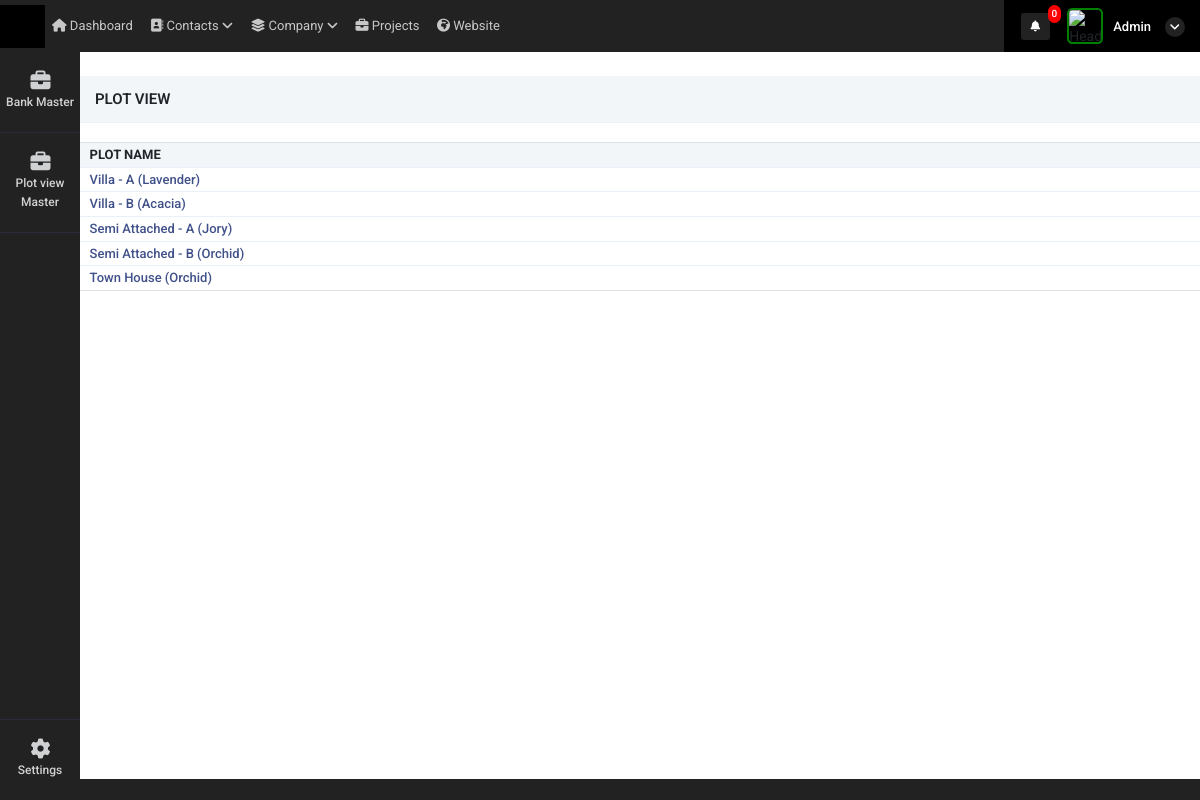
The app's page /plot_view_master (signed in) with its own data.
### super_admin/models.py (models this page shows)
class common(models.Model):  # COMM0N
    dt = models.DateField(auto_now=True)
    tm = models.TimeField(auto_now=True)
    updated = models.DateTimeField(default=timezone.now)
    status = models.CharField(max_length=255, null=True)
    class Meta:
        abstract = True

class plot_view_master(common):
    unit_type = models.CharField(max_length=255,null=True)

### super_admin/views.py (the view)
# urls.py: path('plot_view_master',views.plot_view_master_method,name='plot_view_master'),
def plot_view_master_method(request):
    data = plot_view_master.objects.all()
    context = {
        'data':data,
        'bank_nav':1
    }
    return render(request,'super_admin/plot_view_master.html',context)

### super_admin/templatetags/notification.py (called while the page is built, shortened)
@register.filter(name='get_notifications')
def get_notifications(value,args):
    user_dat = User.objects.get(id=value.id)
    st = user_dat.is_superuser
    data_count = ''
    if st == True:
        data_count = user_request_plot.objects.filter(read_status=0).count()
    return data_count

@register.filter(name='get_loginUsernameImage')
def get_loginUsernameImage(value,args):
    user_dat = User.objects.get(id=value.id)
    st = user_dat.is_superuser
    image_url = ''
    if st == True:
        image_url = 'http://10.10.10.119:8000/static/adminicon.jpg'
    else:
        user_data = user_Details.objects.get(auth_user=value.id)
        if user_data.atatchment == '':
            image_url = 'http://10.10.10.119:8000/static/adminicon.jpg'
        else:
            image_url ='../media/'+str(user_data.atatchment)
    return image_url

### super_admin/templates/super_admin/plot_view_master.html (shortened to what this page needs)
{% extends "super_admin/base10.html" %}
{% block content %}
{% load static %}
<div class="container-fluid mt-4 px-0">
    <div class="row">
        <div class="col-12 buttns">
            <h5>Plot View</h5>
        </div>
    </div>
    <div class="tab-content contnt" id="demo_result_employee">
        <div class="tab-pane active" id="home1" role="tabpanel">
            <div class="d-flex align-items-center justify-content-between px-2">
                <div class="col-md-4 px-0">
                </div>
            </div>
            <div class="tab-content">
                <div class="tab-pane active" id="ho" role="tabpanel">
                    <div class="table-responsive mb-1  mt-2">
                        <table class="table table-nowrap align-middle user_table" id="orderTable">
                            <thead class="table-light">
                                <tr class="text-uppercase">
                                    <th class="sort" data-sort="Bank-name">
                                        Plot Name</th>
                                </tr>
                            </thead>
                            <tbody class="list form-check-all append_search_result">
                                {% for i in data %}
                                <tr onclick="window.location='bank_detail_edit?id={{i.id}}'">
                                    <td class="id"><a href="plot_view_details?id={{i.id}}"
                                            class="fw-medium link-primary">{{i.unit_type}}</a>
                                    </td>
                                </tr>
                                {% endfor %}
                            </tbody>
                        </table>
                    </div>
                </div>
            </div>
        </div>
    </div>
</div>
{% endblock %}

### super_admin/templates/super_admin/base10.html (shortened to what this page needs)
<!doctype html>
<html lang="en">
    {% load static %}
    {% load notification %}
<head>
    <link rel="stylesheet" href="{% static 'admin/css/morris.css' %}">
    <link href="{% static 'admin/css/bootstrap.min.css' %}" rel="stylesheet" type="text/css" />
    <link href="{% static 'admin/css/icons.css' %}" rel="stylesheet" type="text/css" />
    <link href="{% static 'admin/css/style.css' %}" rel="stylesheet" type="text/css" />
</head>
<body class="">
    <div id="wrapper">
        <div class="left side-menu">
            <div class="slimscroll-menu" id="remove-scroll">
                <div id="sidebar-menu" class="sidaber_menu">
                    <ul class="" id="side-menu">
                        {% if bank_nav == 1 %}
                        <li>    <a href="bank_master" class="splnav"> <i class="fas fa-briefcase"></i>        <p>Bank Master</p>    </a></li>
                        <li>    <a href="plot_view_master" class="splnav"> <i class="fas fa-briefcase"></i>        <p>Plot view Master</p>    </a></li>
                                                {% endif %}
                                                <li class="bootm_toggle_settings_button ">
                                                    <a class="splnav bdr_btmnone_nav" href="profile"> <i class="fa fa-cog"></i>
                                                        <p>Settings</p>
                                                    </a>
                                                </li>
                    </ul>
                </div>
            </div>
        </div>
        <div class="content-page">
            <div class="topbar">
                <div class="navbar-header">
                    <div class="d-flex">
                        <div class="binance">
                        </div>
                    </div>
                    <ul class="navbar-nav1 bg-2 col">
                        <li class="nav-item d-none d-sm-inline-block">
                            <a href="" class="nav-link"><i class="fa fa-home"></i> Dashboard</a>
                        </li>
                        <li class="nav-item d-none d-sm-inline-block">
                            <a href="" class="nav-link"><i class="fa fa-address-book"></i> Contacts <i
                                    class="a-right fa fa-angle-down"></i></a>
                        </li>
                        <li class="nav-item d-none d-sm-inline-block">
                            <a href="" class="nav-link"><i class="fas fa-layer-group"></i> Company <i
                                    class="a-right fa fa-angle-down"></i></a>
                        </li>
                        <li class="nav-item d-none d-sm-inline-block">
                            <a href="" class="nav-link"><i class="fas fa-briefcase"></i> Projects</a>
                        </li>
                        <li class="nav-item d-none d-sm-inline-block">
                            <a href="" class="nav-link"><i class="fas fa-globe-africa"></i> Website</a>
                        </li>
                    </ul>
                    <div class="d-flex align-items-center icns">
                        <div class="dropdown topbar-head-dropdown ms-1 header-item">
                            <a href="view_all_activity">
                                <i class="fas fa-bell fs-icn">
                                    <span
                                        class="position-absolute topbar-badge fs-9 translate-middle badge rounded-pill bg-red">{{ request.user|get_notifications:"sss" }}</span></i>
                                    </a>
                        </div>
                        <div class="dropdown header-item topbar-user king button-drpdown">
                            <span class="d-flex align-items-center drpdown-toggle">
                                <img class="header-profile-user" src="{{ request.user|get_loginUsernameImage:"sss" }}" alt="Header Avatar">
                                <span class="text-start ms-xl-2">
                                    <span class="d-none d-xl-inline-block ms-1 fw-medium user-name-text">  {{request.user.username|title}}</span>
                                    <i class="pro-icn fa fa-angle-down"></i>
                                </span>
                            </span>
                        </div>
                    </div>
                </div>
            </div>
            <div class="content">
                {% block content %}
                {% endblock %}
            </div>
            <footer class="footer">
                <div class="container-fluid">
                    <div class="row">
                        <div class="col-sm-6">
                        </div>
                        <div class="col-sm-6">
                        </div>
                    </div>
                </div>
            </footer>
        </div>
    </div>
</body>
</html>

### records on screen
plot_view_master: unit_type "Villa - A (Lavender)"
plot_view_master: unit_type "Villa - B (Acacia)"
plot_view_master: unit_type "Semi Attached - A (Jory)"
plot_view_master: unit_type "Semi Attached - B (Orchid)"
plot_view_master: unit_type "Town House (Orchid)"

### other values on screen
{{ request.user|get_notifications:"sss" }} "0"
{{ request.user.username|title }} "Admin"
